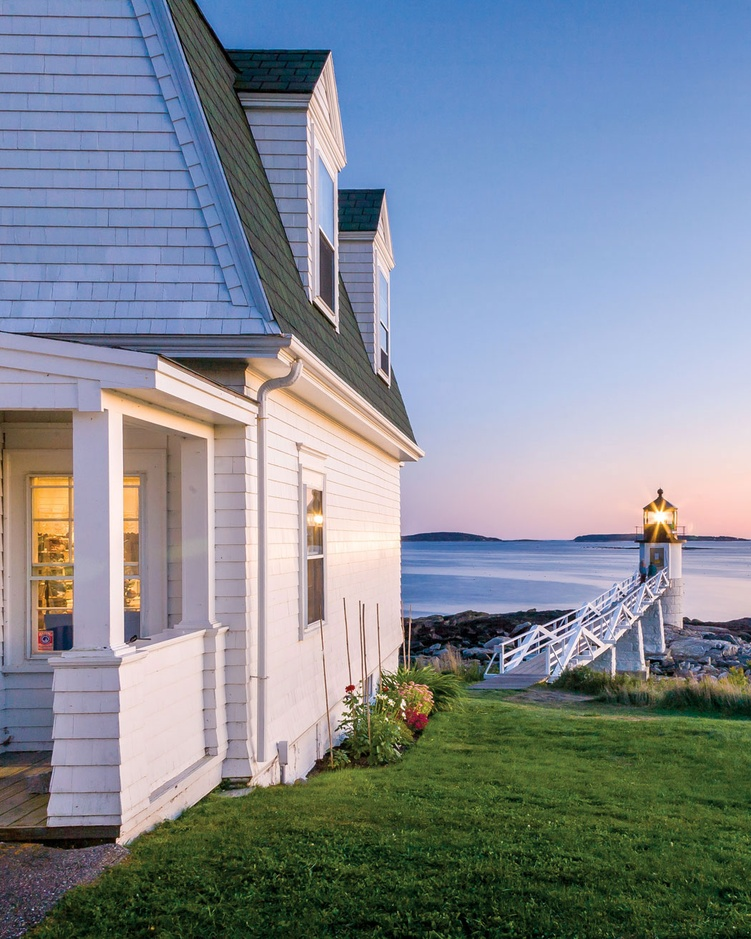
#> input picture Orig_Image.jpg, 751 x 939 px, shrunk from 1050 x 1313 before the run
$ python -i 'Cartoonify_the_reality(By K-Mean).py'   (imports and definitions only)
#> lines starting #> are read from the running program, lines starting #| are printed output that depends on the picture; after the words box and inside, x2 and y2 are one past the last pixel; in counts of white or black regions, pixels touching at a corner belong together
import cv2 #for image processing
import numpy as np #to store image
import easygui #to open the filebox
import imageio #to read image stored at particular path
import sys
import os
import tkinter as tk
from tkinter import filedialog
from tkinter import *
from PIL import ImageTk, Image
import scipy
from scipy import stats
from collections import defaultdict

# [4 lines not run here, left out]
# [1 line that did not run here, left out]

def upload():
    ImagePath=easygui.fileopenbox()
    cartoonify(ImagePath)

def close():
   win.destroy()

def update_c(C,hist):
    while True:
        groups=defaultdict(list)

        for i in range(len(hist)):
            if(hist[i] == 0):
                continue
            d=np.abs(C-i)
            index=np.argmin(d)
            groups[index].append(i)

        new_C=np.array(C)
        for i,indice in groups.items():
            if(np.sum(hist[indice])==0):
                continue
            new_C[i]=int(np.sum(indice*hist[indice])/np.sum(hist[indice]))

        if(np.sum(new_C-C)==0):
            break
        C=new_C

    return C,groups

# Calculates K Means clustering
def K_histogram(hist):

    alpha=0.001
    N=80
    C=np.array([128])

    while True:
        C,groups=update_c(C,hist)

        new_C=set()
        for i,indice in groups.items():
            if(len(indice)<N):
                new_C.add(C[i])
                continue

            z, pval=stats.normaltest(hist[indice])
            if(pval<alpha):
                left=0 if i==0 else C[i-1]
                right=len(hist)-1 if i ==len(C)-1 else C[i+1]
                delta=right-left
                if(delta >=3):
                    c1=(C[i]+left)/2
                    c2=(C[i]+right)/2
                    new_C.add(c1)
                    new_C.add(c2)
                else:
                    new_C.add(C[i])
            else:
                new_C.add(C[i])
        if(len(new_C)==len(C)):
            break
        else:
            C=np.array(sorted(new_C))
    return C

def cartoonify(ImagePath):
    # read the image
#> called with ImagePath = 'Orig_Image.jpg'
    img = cv2.imread(ImagePath)
#> img is the input picture: shape (939, 751, 3); mean B, G, R 148.9, 137.8, 129.2
    kernel=np.ones((2,2), np.uint8)
    output=np.array(img)
    x,y,c=output.shape
#> x = 939; y = 751; c = 3
    for i in range(c):
        output[:,:,i]=cv2.bilateralFilter(output[:,:,i],5,150,150)

    edge=cv2.Canny(output, 100, 200)
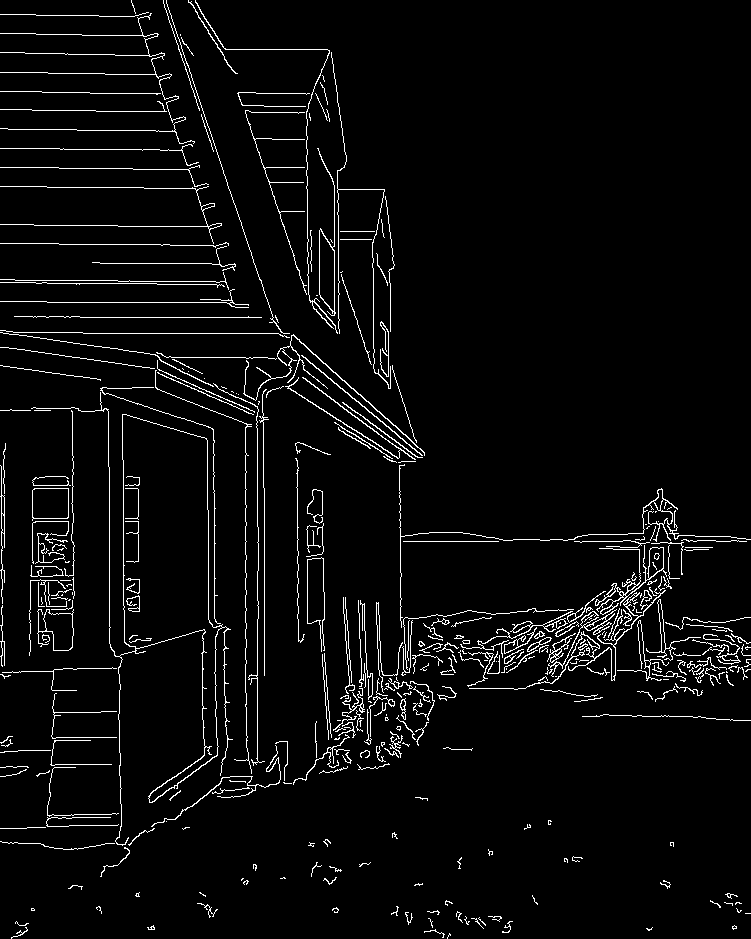
#> edge: shape (939, 751); 4.1% white in thin lines or dots
    output=cv2.cvtColor(output,cv2.COLOR_RGB2HSV)
#> output: shape (939, 751, 3); mean H, S, V 64.9, 84, 163.9

    hists = []

    hist,_=np.histogram(output[:,:,0],bins =np.arange(180+1))
#> hist = 180 values, max 58135 at index 12, min 16 at index 31, mean 3917.7
    hists.append(hist)
    hist,_=np.histogram(output[:,:,1],bins =np.arange(256+1))
#> hist = 256 values, max 11282 at index 22, min 0 at index 252, mean 2754.6
    hists.append(hist)
    hist,_=np.histogram(output[:,:,2],bins =np.arange(256+1))
#> hist = 256 values, max 12128 at index 194, min 0 at index 0, mean 2754.6
    hists.append(hist)


    C=[]
    for h in hists:
        C.append(K_histogram(h))
#> this loop made 3 passes
#> after the loop, C = [[10, 75, 132], [24, 52, 84, 112, 138, 156, 200], [53, 97, 162, 213]]
    #print("centroids: {0}".format(C))

    output=output.reshape((-1,c))
    for i in range(c):
        channel=output[:,i]
        index=np.argmin(np.abs(channel[:, np.newaxis] - C[i]), axis=1)
        output[:,i]=C[i][index]
    output=output.reshape((x,y,c))
#> output: shape (939, 751, 3); mean H, S, V 64.6, 83.6, 162.8
    output=cv2.cvtColor(output, cv2.COLOR_HSV2RGB)
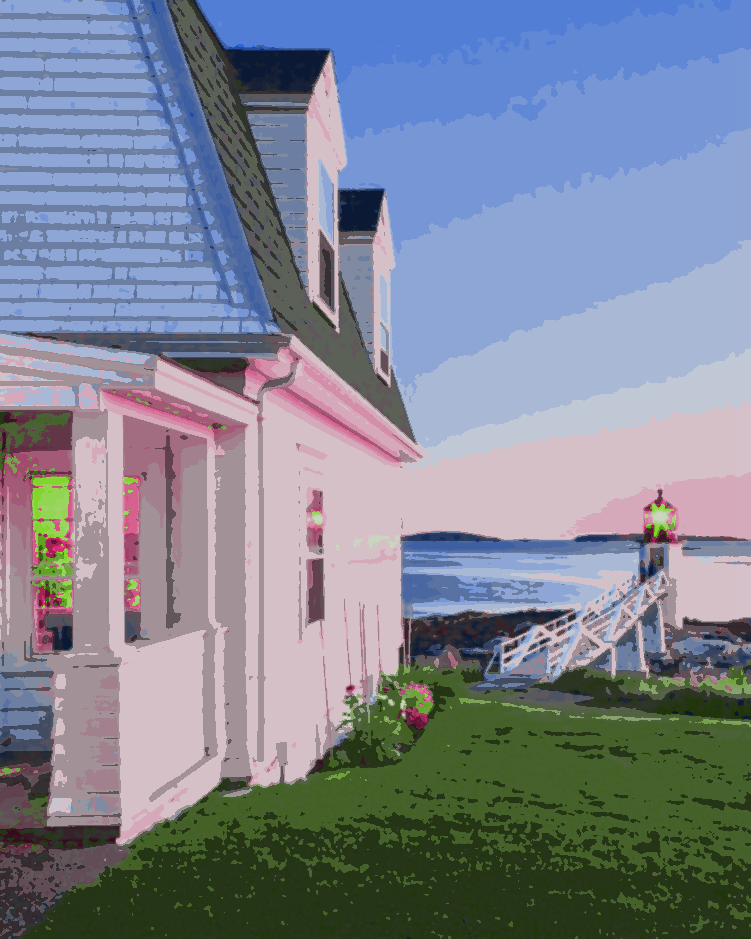
#> output: shape (939, 751, 3); mean B, G, R 148.1, 133.4, 127

    contours,_=cv2.findContours(edge,cv2.RETR_EXTERNAL, cv2.CHAIN_APPROX_NONE)
#> contours = 354 contours, 307 with area under 20; largest, box (x1, y1, x2, y2) and area: (31, 392, 233, 846) 20406, (32, 488, 69, 521) 1077, (317, 148, 336, 316) 1000, (37, 609, 74, 651) 874, (595, 545, 667, 615) 629
    cv2.drawContours(output,contours,-1,0,thickness=1)
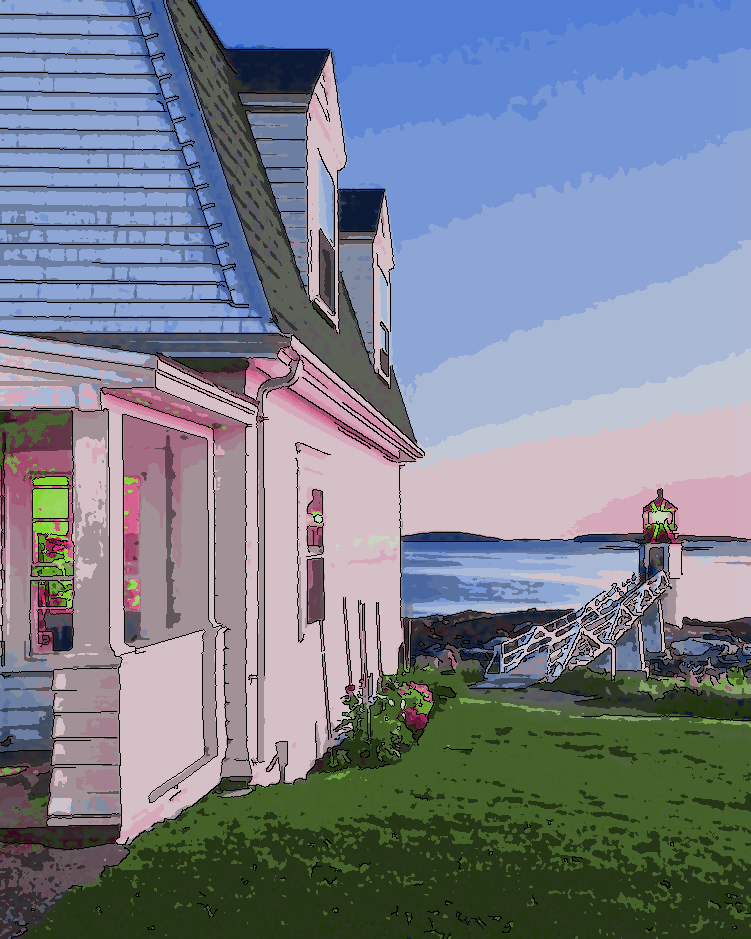
#> output: shape (939, 751, 3); 3.99% of pixels changed, all inside (x1, y1, x2, y2) = (0, 0, 751, 939)
    #cartoon = cv2.bitwise_and(output, output, mask=contours)
    for i in range(3):
        output[:,:,i]=cv2.erode(output[:,:,i], kernel, iterations=1)
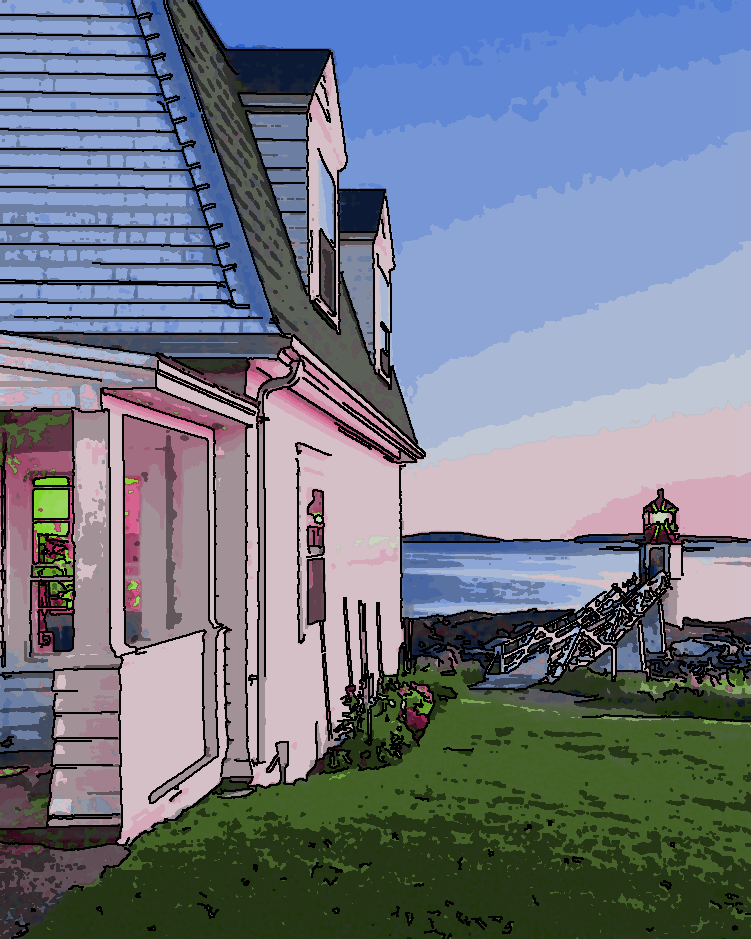
#> output: shape (939, 751, 3); 17.27% of pixels changed, all inside (x1, y1, x2, y2) = (0, 0, 751, 939)

#> (the run stopped early here; a loop or call above may not have finished)

$ run again, on cartoonified_Image_KMean.jpg
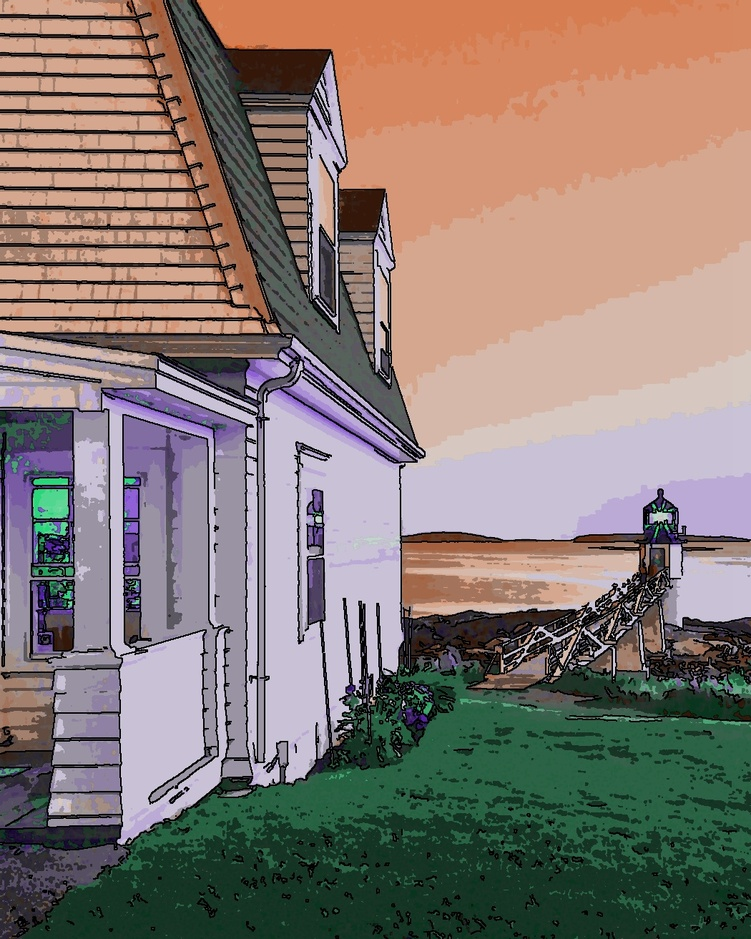
#> input picture cartoonified_Image_KMean.jpg, 751 x 939 px, shrunk from 1050 x 1313 before the run
#> in cartoonify, img is the input picture: shape (939, 751, 3); mean B, G, R 115.1, 121.9, 135.9
#> in cartoonify, `edge=cv2.Canny(output, 100, 200)`:
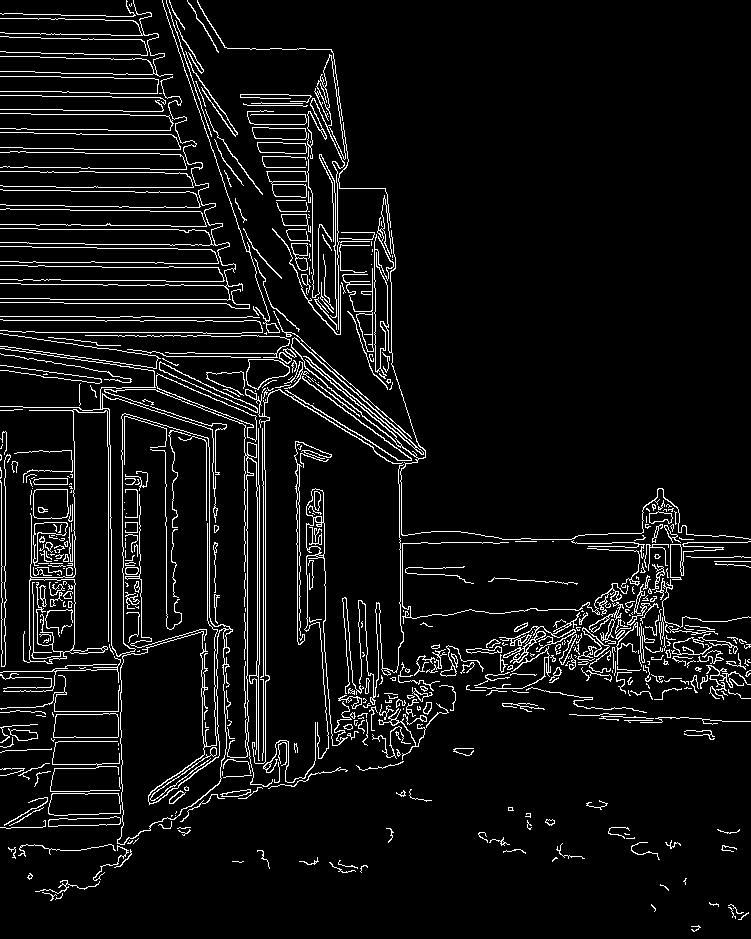
#> edge: shape (939, 751); 6.6% white in thin lines or dots
#> in cartoonify, `hist,_=np.histogram(output[:,:,0],bins =np.arange(180+1))`: hist = 180 values, max 216385 at index 110, min 0 at index 61, mean 3917.7
#> in cartoonify, `hist,_=np.histogram(output[:,:,1],bins =np.arange(256+1))`: hist = 256 values, max 64819 at index 25, min 0 at index 1, mean 2754.6
#> in cartoonify, `hist,_=np.histogram(output[:,:,2],bins =np.arange(256+1))`: hist = 256 values, max 126167 at index 214, min 0 at index 0, mean 2754.6
#> the loop in cartoonify, `for h in hists:` made 3 passes
#> after the loop in cartoonify, `for h in hists:`: C = [[43, 110, 168], [31, 79, 111, 148, 180], [50, 93, 159, 211]]
#> contours = 529 contours, 425 with area under 20; largest, box (x1, y1, x2, y2) and area: (0, 348, 233, 845) 15355, (23, 409, 109, 664) 3680, (53, 713, 119, 738) 1474, (156, 373, 257, 442) 1330, (33, 489, 69, 519) 976
#> after the loop in cartoonify, `for i in range(3):`:
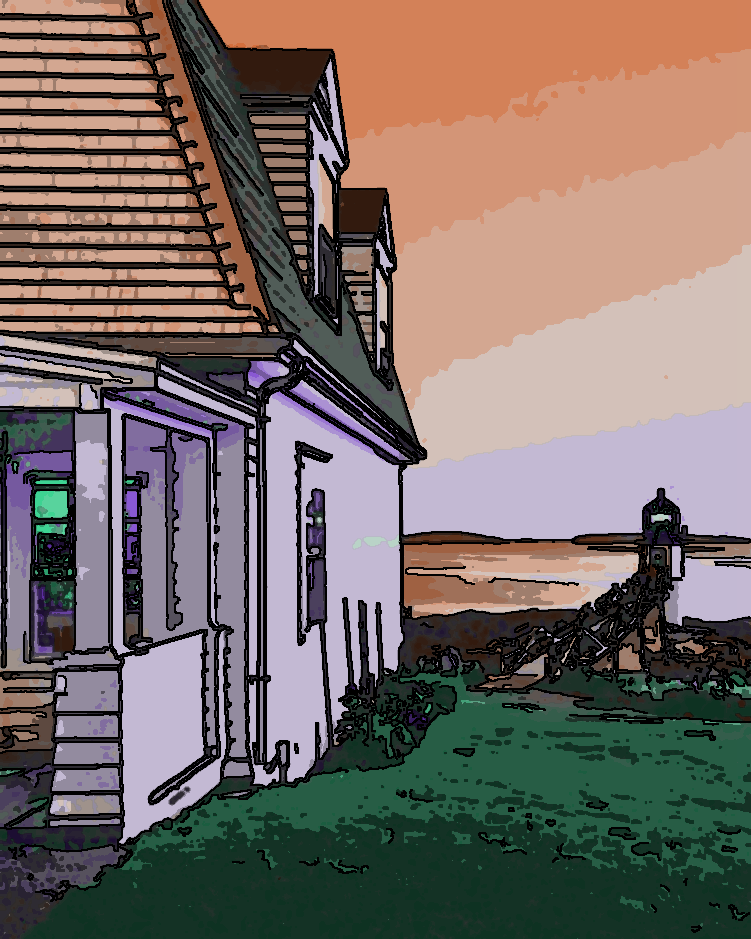
#> output: shape (939, 751, 3); mean B, G, R 101.9, 107.8, 120.2
